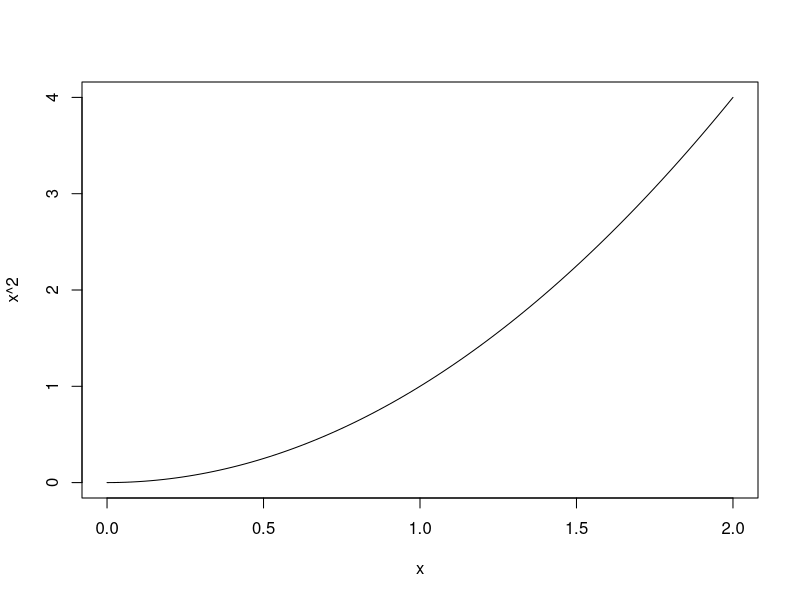
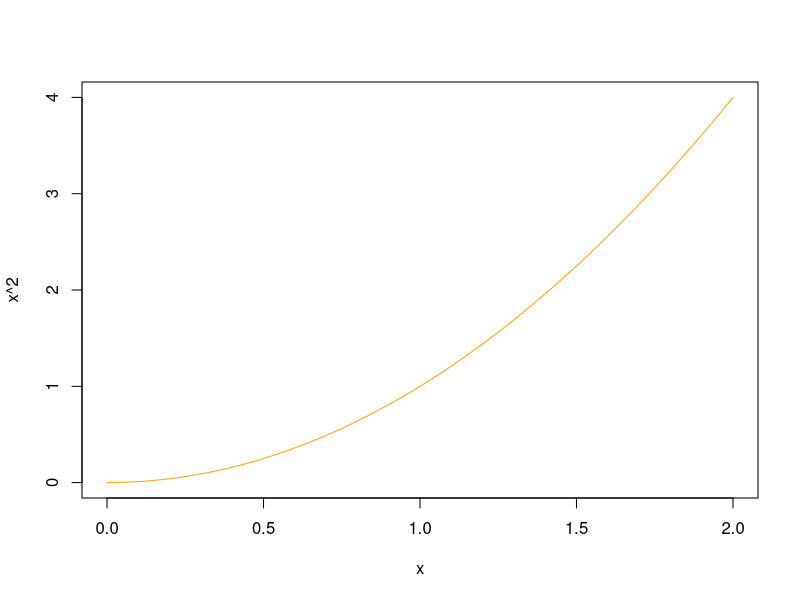
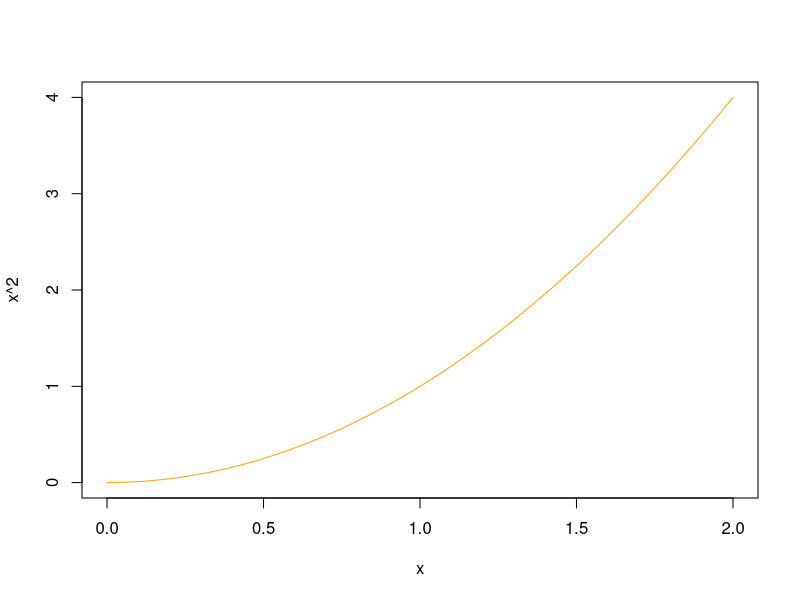

Write the R code that produced these figures, in order.
### Emacs: -*- coding: utf-8; fill-column: 62; comment-column: 27; -*-
##
## Copyright (C) 2017 Vincent Goulet, David Beauchemin, Samuel Cabral Cruz
##
## Ce fichier fait partie du projet «Introduction à R - Atelier
## du colloque R à Québec 2017»
## http://github.com/vigou3/raquebec-atelier-introduction-r
##
## Cette création est mise à disposition selon le contrat
## Attribution-Partage dans les mêmes conditions 4.0
## International de Creative Commons.
## http://creativecommons.org/licenses/by-sa/4.0/

###
### DONNÉES ET OPÉRATEURS DE BASE
###

## Nombres. Tous les nombres réels sont stockés en double
## précision dans R, entiers comme nombres fractionnaires.
486                        # nombre réel entier
0.3324                     # nombre réel fractionnaire
2e-3                       # notation scientifique
1 + 2i                     # nombre complexe

## Tout objet en R comporte au minimum un mode et une
## longueur.
mode(486)                  # pas de distinction entre entier...
mode(0.3324)               # nombre réel
length(486)                # vecteur de longueur 1
mode(1 + 2i)               # nombre complexe

## Valeurs booléennes. 'TRUE' et 'FALSE' sont des noms
## réservés pour identifier les valeurs booléennes
## correspondantes.
TRUE                       # vrai
FALSE                      # faux
mode(TRUE)                 # mode "logical"
! FALSE                    # négation logique
TRUE & FALSE               # ET logique
TRUE | FALSE               # OU logique

## Donnée manquante. 'NA' est un nom réservé pour représenter
## une donnée manquante.
c(65, NA, 72, 88)          # traité comme une valeur
NA + 2                     # tout calcul avec 'NA' donne NA
is.na(c(65, NA))           # tester si les données sont 'NA'

## Valeurs infinies et indéterminée. 'Inf', '-Inf' et 'NaN'
## sont des noms réservés.
1/0                        # +infini
-1/0                       # -infini
0/0                        # indétermination
x <- c(65, Inf, NaN, 88)   # s'utilisent comme des valeurs
is.finite(x)               # quels sont les nombres réels?
is.nan(x)                  # lesquels sont indéterminés?

## Valeur "néant". 'NULL' est un nom réservé pour représenter
## le "néant", "rien".
mode(NULL)                 # le mode de 'NULL' est NULL
length(NULL)               # longueur nulle
c(NULL, NULL)              # du néant ne résulte que le néant

## Chaines de caractères. On crée une chaine de caractère en
## l'entourant de guillemets doubles " ".
"foobar"                   # *une* chaine de 6 caractères
length("foobar")           # longueur de 1
c("foo", "bar")            # *deux* chaines de 3 caractères
length(c("foo", "bar"))    # longueur de 2

## On crée des nouveaux objets en leur affectant une valeur
## avec l'opérateur '<-'. *Ne pas* utiliser '=' pour
## l'affectation.
x <- 5                     # affecter 5 à l'objet 'x'
x                          # voir le contenu
(x <- 5)                   # affecter et afficher
y <- x                     # affecter la valeur de 'x' à 'y'
x <- y <- 5                # idem, en une seule expression
y                          # 5
x <- 0                     # changer la valeur de 'x'...
y                          # ... ne change pas celle de 'y'

###
### VECTEURS
###

## La fonction de base pour créer des vecteurs est 'c'. Il
## peut s'avérer utile de nommer les éléments d'un vecteur.
x <- c(a = -1, b = 2, c = 8, d = 10) # création d'un vecteur
names(x)                             # extraire les noms
names(x) <- letters[1:length(x)]     # changer les noms

## Les fonctions 'numeric', 'logical', 'complex' et
## 'character' servent à créer des vecteurs initialisés avec
## des valeurs par défaut.
numeric(5)                 # vecteur initialisé avec des 0
logical(5)                 # initialisé avec FALSE
complex(5)                 # initialisé avec 0 + 0i
character(5)               # initialisé avec chaines vides

## L'indiçage sert principalement à deux choses: extraire des
## éléments d'un vecteur avec la construction 'x[i]' ou les
## remplacer avec la construction 'x[i] <- y'.
##
## Il existe cinq façons d'indicer un vecteur dans R.
##
## 1. avec des entiers positifs (extraction par position);
## 2. avec des entiers négatifs (suppression par position);
## 3. avec un vecteur booléen (extraction par critère);
## 4. avec des chaines de caractères (extraction par nom);
## 5. avec un vecteur vide (extraction de tous les éléments).
## 5. avec un vecteur vide (extraction de tous les éléments).
x[1]                       # extraction par position
x[-2]                      # élimination d'un élément
x[x > 5]                   # extraction par vecteur booléen
x["c"]                     # extraction par nom
x[]                        # tous les éléments (peu utile ici)

## L'unité de base de l'arithmétique en R est le vecteur. Cela
## rend très simple et intuitif de faire des opérations
## mathématiques courantes. Là où plusieurs langages de
## programmation exigent des boucles, R fait le calcul
## directement. En effet, les règles de l'arithmétique en R
## sont globalement les mêmes qu'en algèbre vectorielle et
## matricielle.
5 * c(2, 3, 8, 10)         # multiplication par une constante
c(2, 6, 8) + c(1, 4, 9)    # addition de deux vecteurs
c(0, 3, -1, 4)^2           # élévation à une puissance

## Dans les règles de l'arithmétique vectorielle, les
## longueurs des vecteurs doivent toujours concorder.
##
## R permet plus de flexibilité en recyclant les vecteurs les
## plus courts dans une opération.
##
## Il n'y a donc à peu près jamais d'erreurs de longueur en R!
## C'est une arme à deux tranchants: le recyclage des vecteurs
## facilite le codage, mais peut aussi résulter en des
## réponses complètement erronées sans que le système ne
## détecte d'erreur.
8 + 1:10                   # 8 est recyclé 10 fois
c(2, 5) * 1:10             # c(2, 5) est recyclé 5 fois
c(-2, 3, -1, 4)^(1:4)      # quatre puissances différentes

###
### FONCTIONS
###

## Les fonctions sont des objets comme les autres.
seq                        # contenu est le code source
mode(seq)                  # mode est "function"
rep(seq(5), 3)             # fonction argument d'une fonction
lapply(1:5, seq)           # idem
mode(ecdf(rpois(100, 1)))  # résultat est une fonction
ecdf(rpois(100, 1))(5)     # évaluation en un point
c(seq, rep)                # vecteur de fonctions!

### Règles d'appel d'une fonction

## L'interprète R reconnait un appel de fonction au fait que
## le nom de l'objet est suivi de parenthèses ( ).
##
## Une fonction peut n'avoir aucun argument ou plusieurs. Il
## n'y a pas de limite pratique au nombre d'arguments.
##
## Les arguments d'une fonction peuvent être spécifiés selon
## l'ordre établi dans la définition de la fonction.
##
## Cependant, il est beaucoup plus prudent et *fortement
## recommandé* de spécifier les arguments par leur nom avec
## une construction de la forme 'nom = valeur', surtout après
## les deux ou trois premiers arguments.
##
## L'ordre des arguments est important; il est donc nécessaire
## de les nommer s'ils ne sont pas appelés dans l'ordre.
##
## Certains arguments ont une valeur par défaut qui sera
## utilisée si l'argument n'est pas spécifié dans l'appel de
## la fonction.
##
## Examinons les arguments de la fonction 'matrix', qui sert à
## créer une matrice à partir d'un vecteur de valeurs.
args(matrix)

## La fonction compte cinq arguments et chacun a une valeur
## par défaut (ce n'est pas toujours le cas). Quel sera le
## résultat de l'appel ci-dessous?
matrix()

## Les invocations de la fonction 'matrix' ci-dessous sont
## toutes équivalentes. On remarquera, entre autres, comment
## les arguments sont spécifiés (par nom ou par position).
matrix(1:12, 3, 4)
matrix(1:12, ncol = 4, nrow = 3)
matrix(nrow = 3, ncol = 4, data = 1:12)
matrix(nrow = 3, ncol = 4, byrow = FALSE, 1:12)
matrix(nrow = 3, ncol = 4, 1:12, FALSE)

### Définition de fonctions

## On définit une nouvelle fonction avec la syntaxe suivante:
##
##   <fun> <- function(<arguments>) <expression>
##
## où
##
## - 'fun' est le nom de la fonction;
## - 'arguments' est la liste des arguments, séparés par des
##    virgules;
## - 'expression' constitue le corps de la fonction, soit une
##   expression ou un groupe d'expressions réunies par des
##   accolades { }.
##
## Une fonction retourne toujours la valeur de la *dernière*
## expression de celle-ci.
##
## Voici un exemple trivial.
square <- function(x) x * x

## Appel de cette fonction.
square(10)

### Portée des variables

## La portée (domaine où un objet existe et comporte une
## valeur) des arguments d'une fonction et de tout objet
## défini à l'intérieur de celle-ci se limite à la fonction.
##
## Ceci signifie que l'interprète R fait bien la distinction
## entre un objet dans l'espace de travail et un objet utilisé
## dans une fonction (fort heureusement!).
x <- 5                     # objet dans l'espace de travail
square(10)                 # dans 'square' x vaut 10
x                          # valeur inchangée
square(x)                  # passer valeur de 'x' à 'square'
square(x = x)              # colle... signification?

## Le concept de portée va plus loin dans R.
##
## Tout appel de fonction crée un *environnement* dans lequel
## sont définis les objets.
##
## Un environnement hérite des objets définis dans
## l'environnement qui le contient.
##
## Par conséquent, si un objet n'existe pas dans un
## environnement, R va chercher dans les environnements
## parents pour en trouver la définition.
##
## En pratique, cela signifie qu'il n'est pas toujours
## nécessaire de passer des objets en argument. Il suffit de
## compter sur le concept de portée lexicale ("lexical scope").
##
## Supposons que l'on veut écrire une fonction pour calculer
##
##   f(x, y) = x (1 + xy)^2 + y (1 - y) + (1 + xy)(1 - y)
##
## Deux termes sont répétés dans cette expression. On a donc
##
##   a = 1 + xy
##   b = 1 - y
##
## et f(x, y) = x a^2 + y b + a b.
##
## Voici une manière élégante de procéder qui repose sur la
## portée lexicale.
f <- function(x, y)
{
    g <- function(a, b)
        x * a^2 + y * b + a * b
    g(1 + x * y, 1 - y)
}
f(2, 3)
f(2, 4)

### Pense vectoriel, Paula

## Veiller à concevoir, autant que faire se peut, des
## fonctions pouvant accepter en argument l'unité de base en
## R: le vecteur!
##
## C'est parfois, voire souvent, implicite. Les fonctions
## 'square' et 'f' ci-dessus sont toutes deux automatiquement
## vectorielles.
square(c(7, 2, 4, 9))
f(2, c(3, 4))

### Fonctions anonymes

## Comme le nom du concept l'indique, une fonction anonyme est
## une fonction qui n'a pas de nom. C'est parfois utile pour
## des fonctions courtes utilisées dans une autre fonction.
##
## Reprenons l'exemple précédent en généralisant les
## expressions des termes 'a' et 'b'. La fonction 'f'
## pourrait maintenant prendre en arguments 'x', 'y' et des
## fonctions pour calculer 'a' et 'b'.
##
## On peut ensuite directement passer des fonctions anonymes
## en argument.
f <- function(x, y, fa, fb)
{
    g <- function(a, b)
        x * a^2 + y * b + a * b
    g(fa(x, y), fb(x, y))
}
f(2, 3,
  function(x, y) 1 + x * y,
  function(x, y) 1 - y)


### Argument '...'

## Il existe dans R un argument formel nommé '...' que l'on
## peut utiliser dans n'importe quelle fonction. Il a pour
## effet de rendre variable le nombre d'arguments d'une
## fonction.
##
## Le contenu de '...' peut être traité de deux grandes
## façons:
##
## 1. en le capturant dans une liste avec 'list(...)';
## 2. en le passant tel quel à une autre fonction qui, elle,
##    saura traiter les arguments qui lui sont ainsi passés.
##
## Voici un exemple illustrant la seconde approche. La
## fonction 'curve' prend une expression R en argument et en
## trace le graphique sur un intervalle donné.
curve(x^2, from = 0, to = 2)

## Nous voulons que les graphiques de 'curve' (et seulement
## ceux-là) soient toujours en orange.
curve(x^2, from = 0, to = 2, col = "orange")

## Au lieu de complètement redéfinir 'curve', nous pouvons
## simplement définir une petite fonction qui, grâce à '...',
## accepte d'office tous les arguments de 'curve'.
ocurve <- function(...) curve(..., col = "orange")
ocurve(x^2, from = 0, to = 2)
